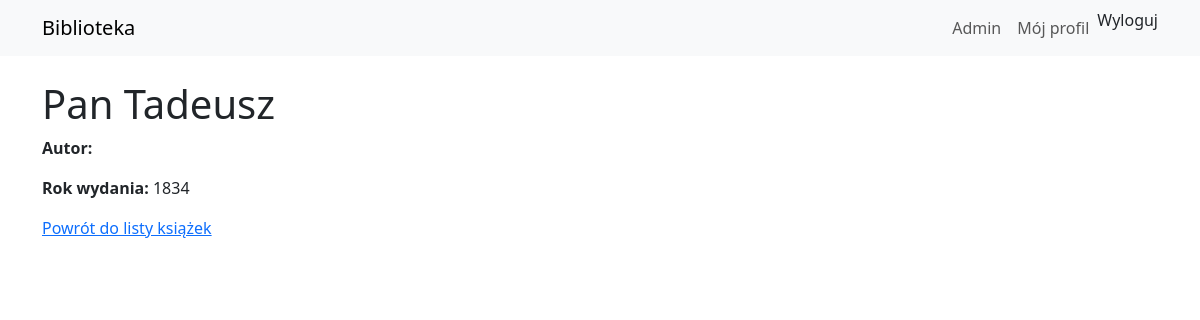
Page /book/1/ (signed in) on the earlier database version.
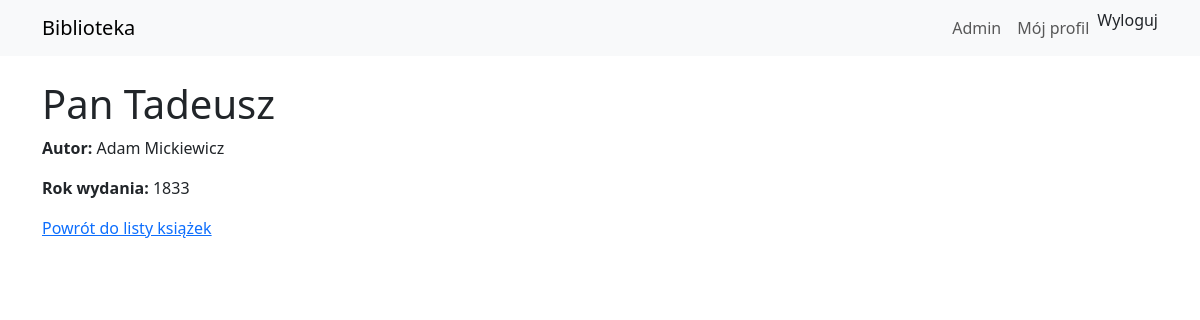
Same page on the later database version.
### library/models.py (models this page shows, shortened)
class Book(models.Model):
    title = models.CharField('Tytuł', max_length=200)
    author = models.ForeignKey(Author, on_delete=models.PROTECT, related_name='books')
    year = models.PositiveIntegerField('Rok wydania')

class Author(models.Model):
    name = models.CharField('Imię i nazwisko', max_length=200)
    class Meta:
        verbose_name = 'Autor'
        verbose_name_plural = 'Autorzy'

### library/views.py (the view)
# urls.py: path('book/<int:pk>/', BookDetailView.as_view(), name='book-detail'),
class BookDetailView(DetailView):
    model         = Book
    template_name = 'library/book_detail.html'
    context_object_name = 'book'

### library/templates/library/book_detail.html
{% extends "base.html" %}
{% load static %}
{% block content %}
    <h1>{{ object.title }}</h1>
    <p><strong>Autor:</strong> {{ object.author.name }}</p>
    <p><strong>Rok wydania:</strong> {{ object.year }}</p>
    <a href="{% url 'library:book-list' %}">Powrót do listy książek</a>
{% endblock %}

### library/templates/base.html (shortened to what this page needs)
<!DOCTYPE html>
{% load static %}
<html lang="pl">
<head>
    <link rel="stylesheet" href="{% static 'css/bootstrap.min.css' %}">
</head>
<body>
    <nav class="navbar navbar-expand bg-light mb-4">
        <div class="container">
            <a class="navbar-brand" href="{% url 'library:book-list' %}">Biblioteka</a>
            <ul class="navbar-nav ms-auto">
                {% if user.is_authenticated %}
                    {% if user.is_staff %}
                        <li class="nav-item">
                            <a class="nav-link" href="{% url 'admin:index' %}">Admin</a>
                        </li>
                    {% endif %}
                    <li class="nav-item">
                        <a class="nav-link" href="{% url 'library:profile' %}">Mój profil</a>
                    </li>
                    <li class="nav-item">
                        <form action="{% url 'logout' %}" method="post" style="display:inline;">
                            <button type="submit" class="nav-link" style="background:none;border:none;padding:0;margin:0;color:inherit;cursor:pointer;">
                                Wyloguj
                            </button>
                        </form>
                    </li>
                {% else %}
                    <li class="nav-item">
                        <a class="nav-link" href="{% url 'login' %}">Zaloguj</a>
                    </li>
                {% endif %}
            </ul>
        </div>
    </nav>
    <div class="container">
        {% block content %}{% endblock %}
    </div>
</body>
</html>

Differences in the rows shown:
changed Book "Pan Tadeusz": author.name (not shown) → "Adam Mickiewicz"; year "1834" → "1833"
